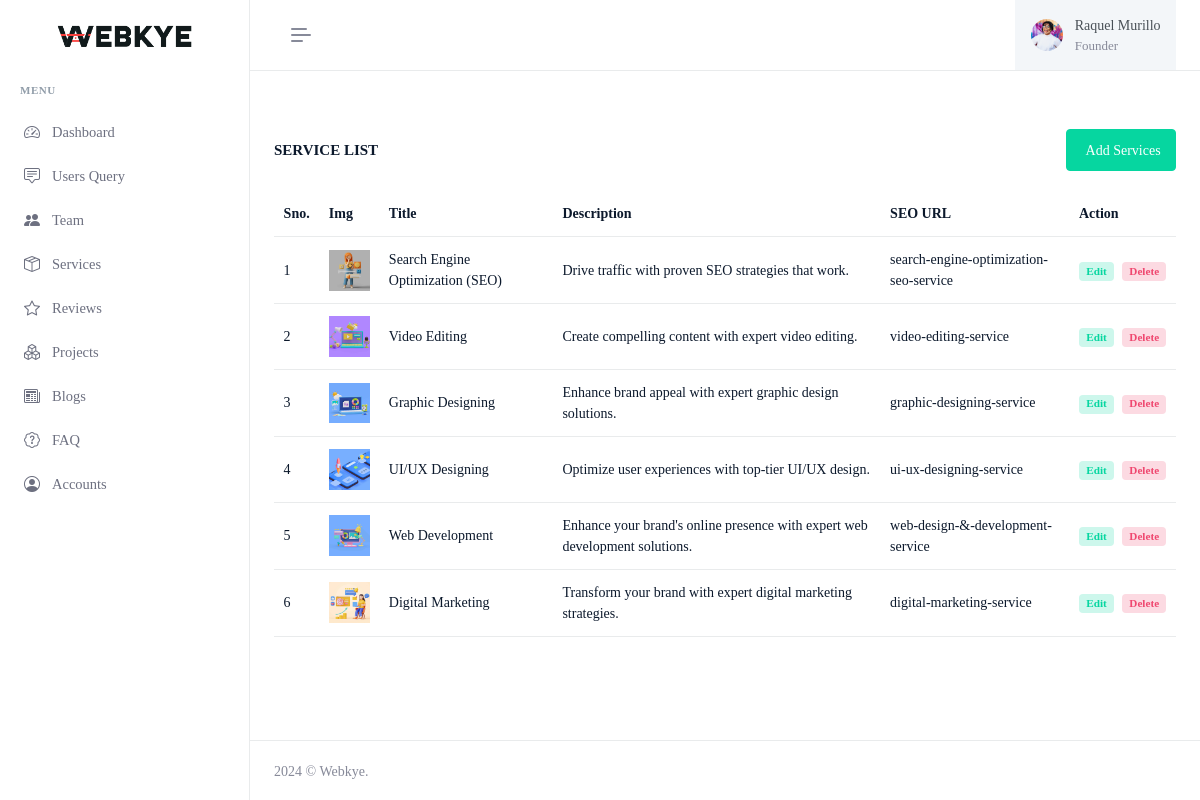
The page /admin/services.php (signed in) on the database its author committed.
### tables this page shows
CREATE TABLE `services` (
  `id` int(11) NOT NULL,
  `img` text NOT NULL,
  `alt` varchar(266) NOT NULL,
  `heading` varchar(266) NOT NULL,
  `description` text NOT NULL,
  `detail` text NOT NULL,
  `seo_url` text NOT NULL,
  `meta_title` varchar(266) NOT NULL,
  `meta_desc` text NOT NULL,
  `meta_keyword` text NOT NULL
);

### admin/services.php (the view, shortened to what this page needs)
<?php
include ("includes/connection.php");
?>
<!doctype html>
<html lang="en" data-layout="vertical" data-topbar="light" data-sidebar="light" data-sidebar-size="lg"
    data-sidebar-image="none" data-preloader="disable" data-body-image="none">
<head>
    <?php include ('includes/head.php') ?>
</head>
<body>
    <div id="layout-wrapper">
        <?php include ("includes/top.php"); ?>
        <?php include ("includes/sidebar.php") ?>
        <div class="main-content">
            <div class="page-content">
                <div class="container-fluid">
                    <div class="row">
                        <div class="col-12">
                            <div class="page-title-box d-sm-flex align-items-center justify-content-between">
                                <h4 class="mb-sm-0">Service List</h4>
                                <div>
                                    <a href="add-service" class="btn btn-success" id="addproduct-btn"> Add Services</a>
                                </div>
                            </div>
                        </div>
                    </div>
                    <div class="row">
                        <div class="col-xl-12 col-lg-12">
                            <div id="product-list" class="gridjs-border-none mb-4">
                                <table class="table">
                                    <thead>
                                        <th>
                                            Sno.
                                        </th>
                                        <th>
                                            Img
                                        </th>
                                        <th>
                                            Title
                                        </th>
                                        <th>
                                            Description
                                        </th>
                                        <th>
                                            SEO URL
                                        </th>
                                        <th>
                                            Action
                                        </th>
                                    </thead>
                                    <tbody>
                                        <?php
                                        $sql = mysqli_query($conn, "SELECT * FROM `services` ORDER BY `id` DESC");
                                        $sno = 1;
                                        while ($row = mysqli_fetch_assoc($sql)) {
                                            ?>
                                            <tr>
                                                <td class="align-middle" >
                                                    <?php echo $sno ?>
                                                </td>
                                                <td class="align-middle" >
                                                    <img src="../assets/img/services/<?php echo $row['img'] ?>" class="img-fluid" width="50px" alt="">
                                                </td>
                                                <td class="align-middle" >
                                                    <?php echo $row['heading'] ?>
                                                </td>
                                                <td class="align-middle" >
                                                    <?php echo $row['description'] ?>
                                                </td>
                                                <td class="align-middle" >
                                                    <?php echo $row['seo_url'] ?>
                                                </td>
                                                <td class="align-middle" >
                                                    <ul class="hstack gap-2 list-unstyled mb-0">
                                                        <li>
                                                            <a href="add-service?id=<?php echo $row['id'] ?>"
                                                                class="badge bg-success-subtle text-success">Edit</a>
                                                        </li>
                                                        <li>
                                                            <a href="?type=delete&id=<?php echo $row['id'] ?>"
                                                                class="badge bg-danger-subtle text-danger">Delete</a>
                                                        </li>
                                                    </ul>
                                                </td>
                                            </tr>
                                            <?php $sno++;
                                        } ?>
                                    </tbody>
                                </table>
                            </div>
                        </div>
                    </div>
                </div>
            </div>
            <?php include ('includes/footer.php') ?>
        </div>
    </div>
</body>
</html>

### rows shown on the page
services: img (picture), heading "Search Engine Optimization (SEO)", description "Drive traffic with proven SEO strategies that work.", seo_url "search-engine-optimization-seo-service"
services: img (picture), heading "Video Editing", description "Create compelling content with expert video editing.", seo_url "video-editing-service"
services: img (picture), heading "Graphic Designing", description "Enhance brand appeal with expert graphic design solutions.", seo_url "graphic-designing-service"
services: img (picture), heading "UI/UX Designing", description "Optimize user experiences with top-tier UI/UX design.", seo_url "ui-ux-designing-service"
services: img (picture), heading "Web Development", description "Enhance your brand's online presence with expert web development solutions.", seo_url "web-design-&-development-service"
services: img (picture), heading "Digital Marketing", description "Transform your brand with expert digital marketing strategies.", seo_url "digital-marketing-service"
